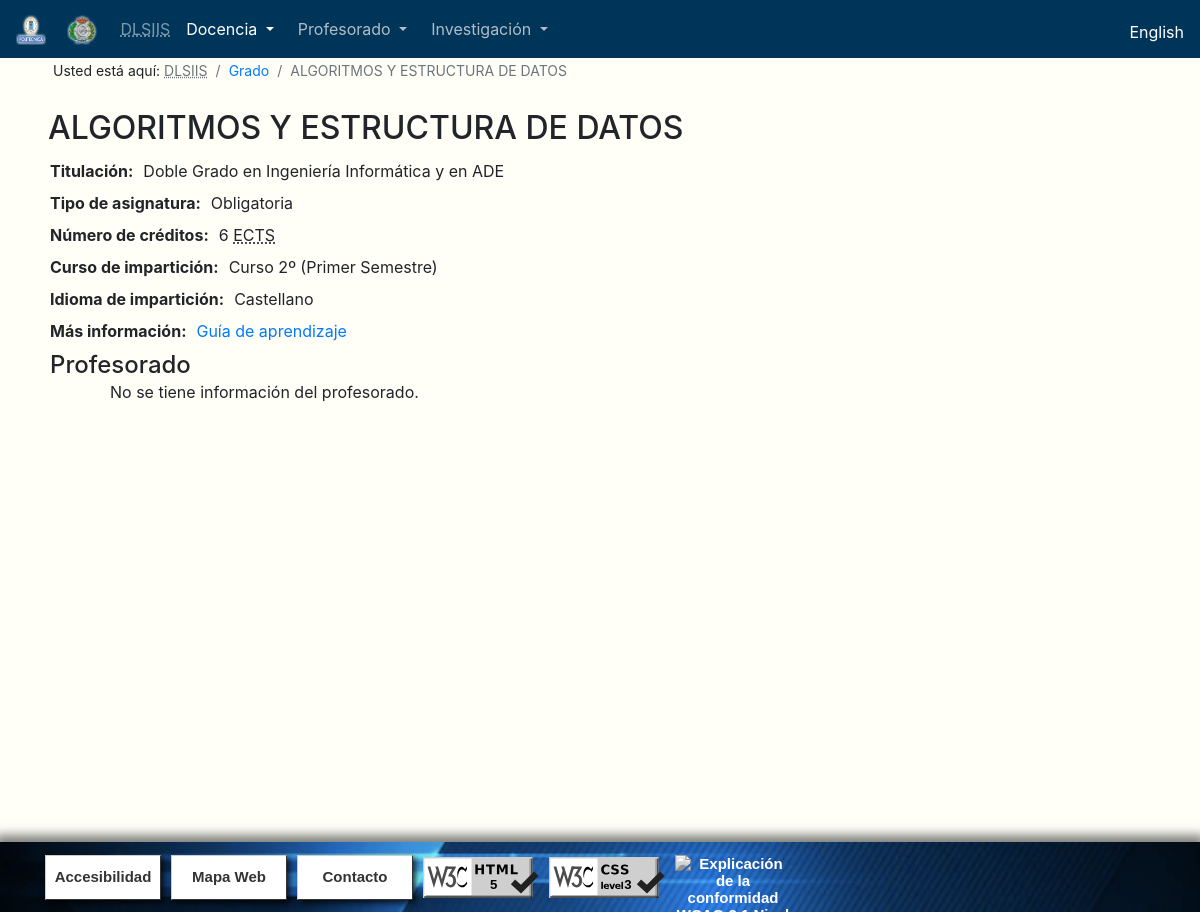
/Asignatura.php?codigo_tit_asig=10ID105000365&id_tit=10ID&tipo_tit=Grado, run on the app's committed database.
### tables this page shows
CREATE TABLE `asignaturas` (
  `id` varchar(20) NOT NULL,
  `codigo_titulacion` varchar(4) NOT NULL,
  `codigo_asignatura` varchar(10) NOT NULL,
  `nombre_tipo_asignatura` text NOT NULL,
  `nombre_asignatura` text NOT NULL,
  `nombre_asignatura_ingles` text NOT NULL,
  `curso` varchar(1) NOT NULL,
  `ects` decimal(3,1) NOT NULL,
  `semestre` varchar(50) NOT NULL,
  `idiomas` text NOT NULL,
  `guia_aprendizaje` text NOT NULL,
  `guia_aprendizaje_json` text NOT NULL
);

CREATE TABLE `titulo_espanol_ingles` (
  `codigo_titulo` varchar(4) NOT NULL,
  `nombre_espanol` text NOT NULL,
  `nombre_ingles` text NOT NULL,
  `url_espanol` text NOT NULL,
  `url_ingles` text NOT NULL
);

### Asignatura.php (the view, shortened to what this page needs)
<!DOCTYPE html>
<?php
$idioma = $_SESSION["language"];
include("".$idioma.".php");?>
<html lang="<?php echo $idioma;?>">
  <head>
    <link href = "css/Style.css" rel="stylesheet">
    <link rel="stylesheet" href="https://stackpath.bootstrapcdn.com/bootstrap/4.4.1/css/bootstrap.min.css"
>
  </head>
  <body style="background-color: #FFFEF7;">
    <nav class="navbar navbar-expand-sm navbar-dark fixed-top" style="background-color: #00355A;">
      <div class="mr-auto">
        <a class="navbar-brand" href="https://www.upm.es/" title="www.upm.es">
          <img src="Pictures/UPM.png" width="30" height="30" alt="LogoUPM">
        </a>
        <a class="navbar-brand" href="https://www.fi.upm.es/" title="www.fi.upm.es">
            <img src="Pictures/FI.png" width="30" height="30" alt="LogoFI">
        </a>
      </div>
      <div class="collapse navbar-collapse" id="collapsibleNavbar">
        <div class="navbar-nav-scroll">
          <ul class="navbar-nav">
            <li class="nav-item" style="color:#B3BCC3;">
              <a class="nav-link" href="index.php"><abbr title="<?php echo $dlsiis; ?>">DLSIIS</abbr></a>
            </li>
            <li class="nav-item dropdown active">
              <a class="nav-item nav-link dropdown-toggle mr-md-2" href="#" id="bd-versions1" data-toggle="dropdown" aria-haspopup="true" aria-expanded="false">
                <?php echo $docencia; ?>
              </a>
            </li>
            <li class="nav-item dropdown">
              <a class="nav-item nav-link dropdown-toggle mr-md-2" href="#" style="color:#B3BCC3;" id="bd-versions2" data-toggle="dropdown" aria-haspopup="true" aria-expanded="false">
                <?php echo $profesorado; ?>
              </a>
            </li>
            <li class="nav-item dropdown">
              <a class="nav-item nav-link dropdown-toggle mr-md-2" href="#" style="color:#B3BCC3;" id="bd-versions3" data-toggle="dropdown" aria-haspopup="true" aria-expanded="false">
                <?php echo $investigacion; ?>
              </a>
            </li>
          </ul>
        </div>
        <ul class="navbar-nav ml-md-auto">
          <li><div class="mr-auto" style="display: inline-flex; padding-top: 6px;">
						 <?php
            	echo $bandera; ?>
          </div></li>
        </ul>
      </div>
    </nav>
    <br>
    <br>
    <?php
			function quitar_tildes($cadena) {
				$no_permitidas= array ("á","é","í","ó","ú","Á","É","Í","Ó","Ú","ñ","À","Ã","Ì","Ò","Ù","Ã™","Ã ","Ã¨","Ã¬","Ã²",
				"Ã¹","ç","Ç","Ã¢","ê","Ã®","Ã´","Ã»","Ã‚","ÃŠ","ÃŽ","Ã”","Ã›","ü","Ã¶","Ã–","Ã¯","Ã¤","«","Ò","Ã","Ã„","Ã‹");
				$permitidas= array ("a","e","i","o","u","A","E","I","O","U","n","N","A","E","I","O","U","a","e","i","o","u","c",
				"C","a","e","i","o","u","A","E","I","O","U","u","o","O","i","a","e","U","I","A","E");
				$texto = str_replace($no_permitidas, $permitidas ,$cadena);
				return $texto;
				}
      $url = "";
      if (!empty($_GET["tipo_tit"])) {
        $tipo_titulacion = $_GET["tipo_tit"];
        $url = quitar_tildes($tipo_titulacion);
      }
      $id_actual = $_GET["codigo_tit_asig"];
      $codigo_actual = $_GET["id_tit"];
      require_once ('loginBD.php');
      $sql_asignatura = $conn->prepare("SELECT * FROM asignaturas where id = ? ");
      $sql_asignatura->bind_param('s', $id_actual);
      $sql_asignatura->execute();
      $result_asignatura = $sql_asignatura->get_result();
      while ($row_asignatura =mysqli_fetch_array($result_asignatura)) {
				if ($idioma == 'en'){$nombre_asig = $row_asignatura["nombre_asignatura_ingles"];}
				else{$nombre_asig = $row_asignatura["nombre_asignatura"];}
      }
    ?>
    <nav aria-label="breadcrumb">
      <ol class="migas_de_pan breadcrumb" style="background-color: #FFFEF7;">
        <li style="padding-right: 4px;"><?php echo $usted; ?></li>
        <li class="breadcrumb-item active" aria-current="page"><abbr title="<?php echo $dlsiis; ?>">DLSIIS</abbr></li>
        <?php
          if (!empty($url)) {
            echo '<li class="breadcrumb-item"><a href="'.$url.'.php">'.$tipo_titulacion.'</a></li>';
          }
        ?>
        <li class="breadcrumb-item active" aria-current="page"><?php echo $nombre_asig;?></li>
      </ol>
    </nav>
    <div class="row container" style="max-width: none;padding-left: 25px;padding-right: 25px;margin-left: auto;margin-right: auto;">
      <?php
        $sql_tit = $conn->prepare("SELECT * FROM titulo_espanol_ingles where codigo_titulo = ? ");
        $sql_tit->bind_param('s', $codigo_actual);
        $sql_tit->execute();
        $result_tit = $sql_tit->get_result();
        while ($row_tit =mysqli_fetch_array($result_tit)) {
					if ($idioma == 'en') {
						$nombre_tit = utf8_encode($row_tit["nombre_ingles"]);
					}
					else {
						$nombre_tit = utf8_encode($row_tit["nombre_espanol"]);
					}
        }
        mysqli_data_seek($result_asignatura, 0);
        while ($row_asignatura = mysqli_fetch_array($result_asignatura)) {
					if ($idioma == 'en') {
						if ($row_asignatura["nombre_tipo_asignatura"] == "Básica"){$tipo_asignatura = "Basic";}
						else if ($row_asignatura["nombre_tipo_asignatura"] == "Obligatoria"){$tipo_asignatura = "Mandatory";}
						else if ($row_asignatura["nombre_tipo_asignatura"] == "Optativa"){$tipo_asignatura = "Optional";}
						else if ($row_asignatura["nombre_tipo_asignatura"] == "Proyecto fin de master"){$tipo_asignatura = "Master Thesis project";}
						else if ($row_asignatura["nombre_tipo_asignatura"] == "Prácticas externas"){$tipo_asignatura = "External internships";}
						else {$tipo_asignatura ="Training credits";}
						if ($row_asignatura["semestre"] == "Anual"){$curso_semestre = "Yearly";}
						else if ($row_asignatura["semestre"] == "Anual, Segundo Semestre"){$curso_semestre = "Yearly, Second Semester";}
						else if ($row_asignatura["semestre"] == "Indefinida dentro del curso académico"){$curso_semestre = "Indefinite within the academic year";}
						else if ($row_asignatura["semestre"] == "Primer Semestre"){$curso_semestre = "First Semester";}
						else if ($row_asignatura["semestre"] == "Primer Semestre, Segundo Semestre"){$curso_semestre = "First Semester, Second Semester";}
						else if ($row_asignatura["semestre"] == "Segundo Semestre"){$curso_semestre = "Second Semester";}
						else {$curso_semestre = "";}
						if ($row_asignatura["idiomas"] == "Castellano, Inglés"){$idioma_asig = "Spanish, English";}
						else if ($row_asignatura["idiomas"] == "Inglés"){$idioma_asig = "English";}
						else {$idioma_asig = "Spanish";}
          	echo '<h1 class="titulo1" style="margin-left:23px;">'.$row_asignatura["nombre_asignatura_ingles"].'</h1>';
          	echo '<dl class="lista_definicion">';
          	echo '<dt class="atributo">Title:</dt><dd class="atributo_2">'.$nombre_tit.'</dd>';
          	echo '<dt class="atributo">Type of subject:</dt><dd class="atributo_2">'.$tipo_asignatura.'</dd>';
          	$creditos = str_replace(".0", "", $row_asignatura["ects"]);
          	echo '<dt class="atributo">Number of credits:</dt><dd class="atributo_2">'.$creditos.' <abbr title="European Credit Transfer System">ECTS</abbr></dd>';
          	echo '<dt class="atributo">Teaching year:</dt><dd class="atributo_2">Year '.$row_asignatura["curso"].' ('.$curso_semestre.')</dd>';
          	echo '<dt class="atributo">Teaching language:</dt><dd class="atributo_2">'.$idioma_asig.'</dd>';
          	$url_guia = $row_asignatura["guia_aprendizaje"];
          	echo '<dt class="atributo">More information:</dt><dd class="atributo_2"><a href="'.$url_guia.'" target="_blank">Learning guide</a></dd>';
					}
					else {
						echo '<h1 class="titulo1" style="margin-left:23px;">'.$row_asignatura["nombre_asignatura"].'</h1>';
	          echo '<dl class="lista_definicion">';
	          echo '<dt class="atributo">Titulación:</dt><dd class="atributo_2">'.$nombre_tit.'</dd>';
	          echo '<dt class="atributo">Tipo de asignatura:</dt><dd class="atributo_2">'.$row_asignatura["nombre_tipo_asignatura"].'</dd>';
	          $creditos = str_replace(".0", "", $row_asignatura["ects"]);
	          echo '<dt class="atributo">Número de créditos:</dt><dd class="atributo_2">'.$creditos.' <abbr title="European Credit Transfer System">ECTS</abbr></dd>';
	          echo '<dt class="atributo">Curso de impartición:</dt><dd class="atributo_2">Curso '.$row_asignatura["curso"].'º ('.$row_asignatura["semestre"].')</dd>';
	          echo '<dt class="atributo">Idioma de impartición:</dt><dd class="atributo_2">'.$row_asignatura["idiomas"].'</dd>';
	          $url_guia = $row_asignatura["guia_aprendizaje"];
	          echo '<dt class="atributo">Más información:</dt><dd class="atributo_2"><a href="'.$url_guia.'" target="_blank">Guía de aprendizaje</a></dd>';
					}
				}
        echo '<dt><a class="titulo2" style="font-weight: 500;line-height: 1.2;">'.$profesorado.'</a></dt>';
        echo '<dd><ul class="lista_prof_asig">';
        $sql_profesores = $conn->prepare("SELECT id_profesor, coordinador FROM asignatura_profesor where codigo_asignatura = ? ORDER BY `asignatura_profesor`.`id_profesor` ASC");
        $sql_profesores->bind_param('s', $id_actual);
        $sql_profesores->execute();
        $result_profesores = $sql_profesores->get_result();
        while ($row_profesores = mysqli_fetch_array($result_profesores)) {
          $cont = 0;
        }
        if ($cont == 0) {
          echo '<li class="lista_sin_estilo">
                  <p>'.$inf_prof.'.</p>
                </li>';
        }
        echo '</ul>';
        echo "</dd></dl>";
      ?>
    </div>
    <?php include ("footer.php"); ?>
	</body>
 </html>

### css/Style.css (style rules this page uses)
html { position: relative; min-height: 100%; }
body { padding-bottom: 100px; }
.migas_de_pan { margin-left: 37px; font-size: 14px; }
.lista_sin_estilo { list-style: none; }
.lista_definicion { list-style: none; margin-top:-20px; width: 100%; padding-left: 25px; display: inline; text-align: left; }
.titulo1 { font-size: 2em; }
.titulo2 { font-size: 1.5em; }
.lista_prof_asig { list-style: none; width: 100%; margin-left: 20px; }
.atributo { margin-left: 10px; display: inline; }
.atributo_2 { margin-left: 10px; display: inline-table; }
.atributo::before { content: "\A"; white-space: pre; margin-left: 10px; }

### data on the page
asignaturas: nombre_asignatura "ALGORITMOS Y ESTRUCTURA DE DATOS", nombre_tipo_asignatura "Obligatoria", ects "6", curso "2", semestre "Primer Semestre", idiomas "Castellano"
titulo_espanol_ingles: nombre_espanol "Doble Grado en Ingeniería Informática y en ADE"

### other printed values
$docencia "Docencia"
$profesorado "Profesorado"
$investigacion "Investigación"
$usted "Usted está aquí:"
$tipo_titulacion "Grado"
$inf_prof "No se tiene información del profesorado"
$accesibilidad "Accesibilidad"
$mapaweb "Mapa Web"
$contacto "Contacto"
